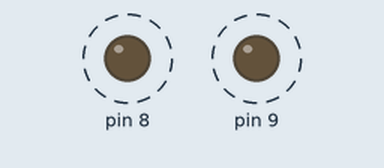
This sketch was run on a simulated Arduino Uno, built with avr-gcc and run on an emulated ATmega328P. Parts: output pins drawn as LEDs (lit = HIGH). Dashed ring = blinking.

Above: at 0.05 s.
Timing chart, 0 to 4.6 s (numbered marks = the images above):
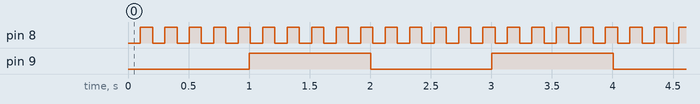

The sketch:

sm2.ino
```cpp
#include "ledtask.h"

LedTask ledTask1, ledTask2;// Tạo 2 đối tượng tiến trình

void setup() {
  ledTask1.init(8, 100);// Cài đặt tiến trình 1: Blink led ở chân số 8, chu kỳ 100ms
  ledTask2.init(9, 1000);// Cài đặt tiến trình 2: Blink led ở chân số 9, chu kỳ 1000ms
}

void loop() {
  ledTask1.run();// Chạy tiến trình
  ledTask2.run();// Chạy tiến trình
}
```

ledtask.h
```cpp
class LedTask {

  private:
    int blinkTime;
    unsigned long t0, t1;
    boolean ledState;
    int ledPin;
    void(LedTask::*runningFunc)();// Con trỏ trỏ tới hàm xử lý của một trạng thái

    void resetFunc() {
      t0 = millis();

      if (true)
        runningFunc = &checkTimesFunc;
    }

    void checkTimesFunc() {
      t1 = millis();

      if ( (t1 - t0) > blinkTime )
        runningFunc = &checkLedStateFunc;
    }

    void checkLedStateFunc() {
      ledState = digitalRead(ledPin);

      if (ledState == HIGH)
        runningFunc = &turnOffLedFunc;
      else
        runningFunc = &turnOnLedFunc;
    }

    void turnOnLedFunc() {
      digitalWrite(ledPin, HIGH);

      if (true)
        runningFunc = &resetFunc;
    }

    void turnOffLedFunc() {
      digitalWrite(ledPin, LOW);

      if (true)
        runningFunc = &resetFunc;
    }

  public:
    void init(int ledPin, int blinkTime) {
      this->ledPin = ledPin;
      this->blinkTime = blinkTime;

      pinMode(ledPin, OUTPUT);
      runningFunc = &resetFunc;// Trạng thái ban đầu là Reset
    }

    void run() {
      (this->*runningFunc)();// Chạy hàm được trỏ bởi con trỏ
    }
};
```

Measured:
- by itself, pin 8: alternates HIGH for 0.10 s and LOW for 0.10 s
- by itself, pin 9: alternates HIGH for 1.0 s and LOW for 1.0 s
